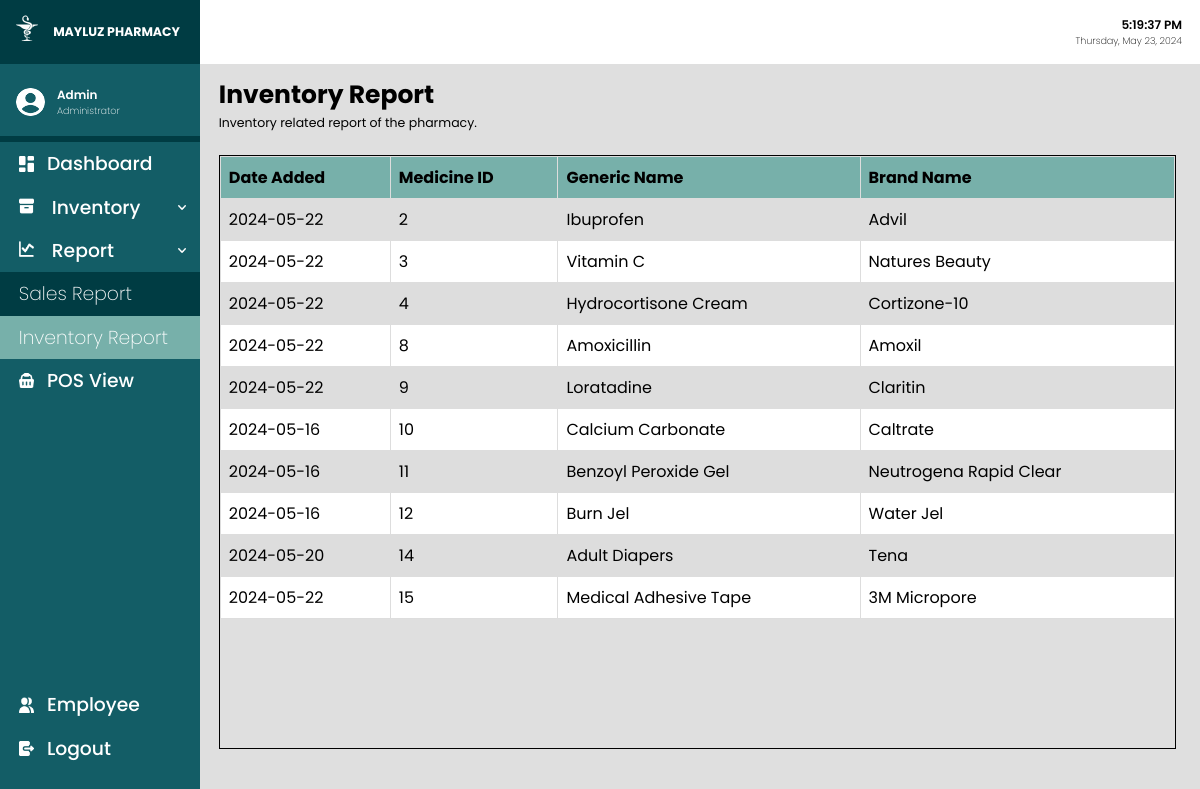
The page /inventoryReport.php (signed in) on the database as committed earlier.
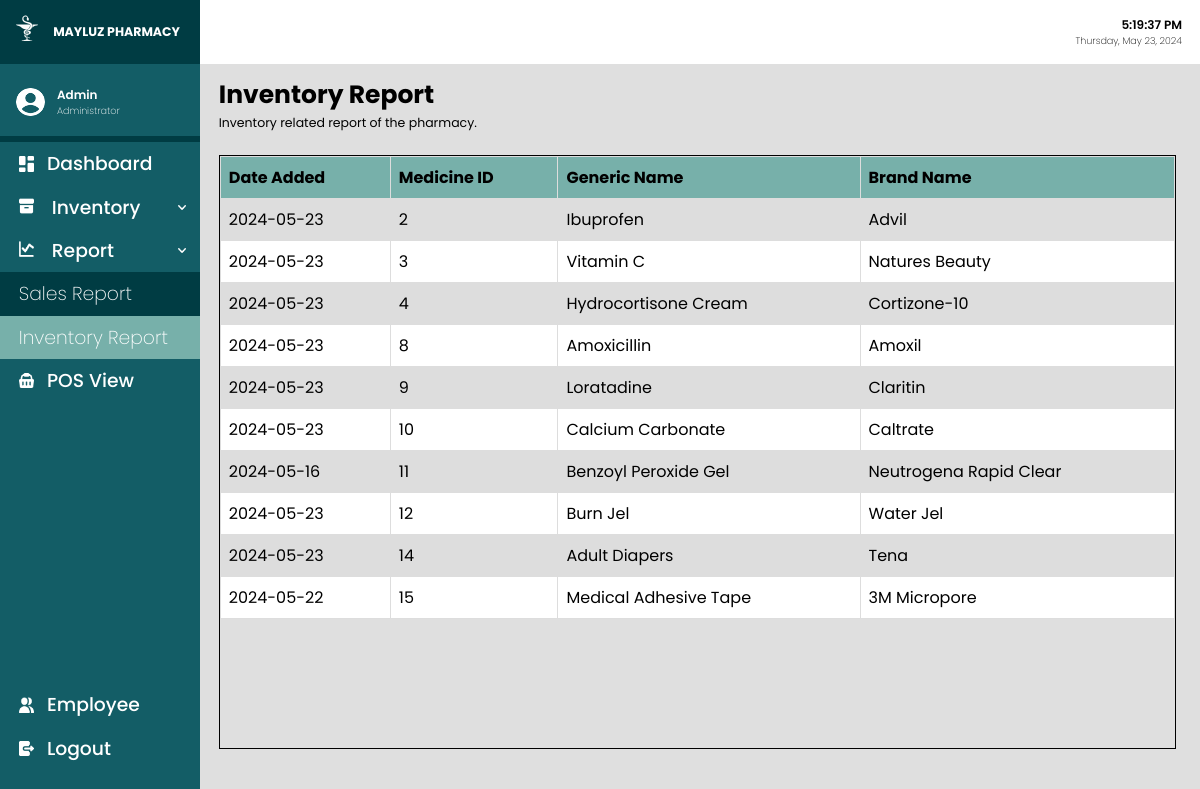
The same page on the database as committed later.
### tables this page shows
CREATE TABLE `medicine` (
  `medicineID` int(10) NOT NULL,
  `genericName` varchar(100) NOT NULL,
  `brandedName` varchar(100) NOT NULL,
  `price` double(100,2) NOT NULL,
  `stock` int(11) NOT NULL,
  `dateAdded` date NOT NULL DEFAULT current_timestamp(),
  `categoryID` int(10) DEFAULT NULL
);

### inventoryReport.php (the view, shortened to what this page needs)
<?php
include('connect.php');
?>
<!DOCTYPE html>
<html lang="en">
<head>
    <link rel="stylesheet" href="css/main.css">
    <link rel="stylesheet" href="css/global.css">
</head>
<body onload="whenActive()">
    <div class="container">
        <?php include('sidebar.php') ?>
        <div class="main">
            <div class="header">
                <div class="timendate">
                    <p class="datime">00:00:00 AM</p>
                    <p class="dadate">Monday, June 12, 2003</p>
                </div>
            </div>
            <div class="content">
                <div class="directory">
                    <div class="directoryinfo">
                        <h1> Inventory Report </h1>
                        <p> Inventory related report of the pharmacy. </p>
                    </div>
                </div>
                <div class="subcontent">
                    <div class="contentTable">
                        <table class="rowNumbers">
                            <tr>
                                <th> Date Added </th>
                                <th> Medicine ID </th>
                                <th> Generic Name </th>
                                <th> Brand Name </th>
                            </tr>
                            <?php
                            $fetchMedicines = "SELECT * FROM medicine";
                            $exec = mysqli_query($conn, $fetchMedicines);
                            while ($rowMed = mysqli_fetch_array($exec)) {
                                echo "<tr>";
                                echo "<td>" . $rowMed['dateAdded'] . "</td>";
                                echo "<td>" . $rowMed['medicineID'] . "</td>";
                                echo "<td>" . $rowMed['genericName'] . "</td>";
                                echo "<td>" . $rowMed['brandedName'] . "</td>";
                            }
                            ?>
                        </table>
                    </div>
                </div>
            </div>
        </div>
    </div>
</body>
</html>

### sidebar.php (shortened to what this page needs)
<div class="sidebar">
    <div class="sidebarheader">
        <div class="logoheader">
            <img src="images/logo.svg" alt="logo" draggable="false" />
        </div>
        <div class="companyname">
            <a href='dashboard.php'> MAYLUZ PHARMACY </a>
        </div>
    </div>
    <div class="userbox">
        <div class="profileimage">
            <img class="userprofile" src="images/User1.png" alt="profile" draggable="false">
        </div>
        <div class="profilename">
            <div class="usernamebox">
                <p class="username">
                    <?php echo $_SESSION['user'] ?>
                </p>
            </div>
            <p class="userposition">
                <?php echo $_SESSION['position'] ?>
            </p>
        </div>
    </div>
    <div>
        <?php $currentPage = basename($_SERVER['REQUEST_URI']); ?>
        <ul class="sidebar-links">
            <div>
                <li class="nav-link">
                    <a href="dashboard.php" <?php if ($currentPage === "dashboard.php") { ?> class="active-link" <?php } ?>>
                        <img src="images/dashb.png" alt="dashboardIcon">
                        <span class="nav-text"> Dashboard </span>
                    </a>
                </li>
                <li class="nav-link dropdown">
                    <a href="#" class="dropdown-btn">
                        <div>
                            <img src="images/inventory.png" alt="dashboardIcon">
                            <span class="nav-text"> Inventory </span>
                        </div>
                        <img class="dropdownicon" src="images/downnicon2.png">
                    </a>
                </li>
                <li class="nav-link dropdown">
                    <a href="#" class="dropdown-btn">
                        <div>
                            <img src="images/report.png" alt="dashboardIcon">
                            <span class="nav-text"> Report </span>
                        </div>
                        <img class="dropdownicon" src="images/downnicon2.png">
                    </a>
                    <div class="dropdown-container">
                        <a href="salesReport.php" <?php if ($currentPage === "salesReport.php") { ?> class="active-link" <?php } ?>>Sales Report</a>
                        <a href="inventoryReport.php" <?php if ($currentPage === "inventoryReport.php") { ?> class="active-link" <?php } ?>>Inventory Report</a>
                    </div>
                </li>
                <li class="nav-link">
                    <a href="pos.php">
                        <img src="images/pos.png" alt="dashboardIcon">
                        <span class="nav-text"> POS View </span>
                    </a>
                </li>
            </div>
            <div>
                <li class="nav-link">
                    <a href="employee.php" <?php if ($currentPage === "employee.php") { ?> class="active-link" <?php } ?>>
                        <img src="images/people.png" alt="dashboardIcon">
                        <span class="nav-text"> Employee </span>
                    </a>
                </li>
                <li class="nav-link">
                    <a href="logout.php">
                        <img src="images/logouticon.png" alt="logoutIcon">
                        <span class="nav-text"> Logout </span>
                    </a>
                </li>
            </div>
        </ul>
    </div>
</div>

### css/main.css (style rules this page uses)
.container { display: flex; position: relative; flex-direction: row; width: 100vw; height: 100vh; }
.main { flex-direction: column; background-color: #dfdfdf; width: 100vw; height: 100vh; display: flex; position: relative; }
.header { background-color: #fff; color: black; display: flex; justify-content: space-between; align-items: center; height: 8vh; }
.content { height: 78.06vh; }
.directory { padding-left: 1.5625vw; padding-right: 1.5625vw; padding-top: 0.9895833333333334vw; padding-bottom: 0.9375vw; font-size: 1.0416666666666667vw; display: flex; flex-direction: row; justify-content: space-between; align-items: center; }
.directory .directoryinfo { display: flex; flex-direction: column; }
.directoryinfo h1 { display: flex; flex-direction: row; }
.subcontent { padding-left: 1.5625vw; padding-top: 0.9895833333333334vw; padding-right: 2vw; }
.contentTable { overflow-x: hidden; overflow-y: auto; height: 74vh; border: 1px solid black; }
.contentTable table { background-color: white; border-collapse: collapse; width: 100%; }
.contentTable table td, .contentTable table th { padding: 8px; text-align: left; border: 1px solid #dddddd; }
.contentTable table th { background-color: #77b0aa; position: sticky; top: 0; }
.contentTable table tr:nth-child(even) { background-color: #dddddd; }
.sidebar { background-color: #135d66; color: white; width: 20vw; height: 100vh; display: flex; flex-direction: column; }
.sidebarheader { background-color: #003c43; height: 8vh; cursor: pointer; }
.sidebarheader { position: relative; display: flex; align-items: center; }
.sidebarheader .logoheader img { width: 2.34375vw; height: 2.34375vw; margin-left: 1.0416666666666667vw; margin-right: 1.0416666666666667vw; }
.companyname { font-weight: 700; font-size: 1.0416666666666667vw; }
.companyname a { text-decoration: none; color: #fff; }
.userbox { border-bottom: 0.5208333333333334vw solid #003c43; color: white; padding: 1.5vw 2vh; margin-top: 0.5vh; justify-content: center; align-items: center; user-select: none; }
.userbox, .usernamebox { display: flex; flex-direction: row; }
.sidebar-links { font-size: 1.5625vw; font-weight: 500; height: 78.5vh; display: flex; flex-direction: column; justify-content: space-between; }
.sidebar-links li a { padding: 0.6vw 1.5625vw; color: #fff; text-decoration: none; display: flex; align-items: center; }
.sidebar-links li a img { width: 1.3020833333333333vw; height: 1.3020833333333333vw; margin-right: 1.0416666666666667vw; }
.sidebar-links .dropdown a { justify-content: space-between; width: 90%; }
.sidebar-links .dropdown a .dropdownicon { width: 0.7291666666666666vw; height: 0.4166666666666667vw; }
.dropdown-container { font-weight: 200; background-color: #003c43; display: none; }

### css/global.css (style rules this page uses)
:root { --blackColor: #000; --whiteColor: #fff; --grayColor: #f1f1f1; --darkgrayColor: #d3d3d3; --backgroundColor: #efefef; --inputBGColor: #e3ebf3; --mainColor: #135d66; --secondColor: #003c43; --thirddColor: #77b0aa; --fourthColor: #e3fef7; --borderStyle: #a9a9a9 1px solid; --redColor: #ff5b5b; --blueColor: #4681f4; --darkblueColor: #3c70d8; --greenbtnColor: #33b249; --darkgreenbtnColor: #288f39; }
* { margin: 0; padding: 0; }
body { font-family: "Poppins"; font-style: normal; }
.userbox { display: flex; flex-direction: row; color: #fff; justify-content: center; align-items: center; user-select: none; }
.usernamebox { display: flex; justify-content: space-between; align-items: center; }
.profilename { display: flex; margin-left: 1vw; flex-direction: column; width: 100%; }
.profileimage { display: flex; align-items: center; justify-content: center; }
.userprofile { width: 2.4125vw; height: 2.4125vw; cursor: pointer; border-radius: 100%; transition: ease-in-out 0.2s; }
.username { font-size: 1vw; font-weight: 600; text-transform: capitalize; margin-right: 1.5vw; }
.userposition { font-size: 0.8vw; font-weight: 200; text-transform: capitalize; }
.timendate { display: flex; flex-direction: column; margin-right: 1.5vw; text-align: right; }
.datime { font-size: 1vw; font-weight: 600; }
.dadate { font-size: 0.8vw; font-weight: 200; }
.active-link { background-color: var(--thirddColor); }

Rows that differ between the two databases and show on the page:
changed medicine "Ibuprofen": dateAdded "2024-05-22" → "2024-05-23"
changed medicine "Vitamin C": dateAdded "2024-05-22" → "2024-05-23"
changed medicine "Hydrocortisone Cream": dateAdded "2024-05-22" → "2024-05-23"
changed medicine "Amoxicillin": dateAdded "2024-05-22" → "2024-05-23"
changed medicine "Loratadine": dateAdded "2024-05-22" → "2024-05-23"
changed medicine "Calcium Carbonate": dateAdded "2024-05-16" → "2024-05-23"
changed medicine "Burn Jel": dateAdded "2024-05-16" → "2024-05-23"
changed medicine "Adult Diapers": dateAdded "2024-05-20" → "2024-05-23"
